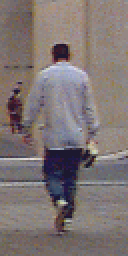
#> input picture datasets/pedestrians128x64/per00002.ppm, 64 x 128 px, given in place of per00200.ppm, which was not available (shown 2 times larger)
$ jupyter execute 'Pedestrian Detection using SVM.ipynb'   (shell and % lines are left out)   (text cells are left out)
#> lines starting #> are read from the running program, lines starting #| are printed output that depends on the picture; pictures that were not available may be replaced by others from this repository, and a replacement may not be noted
[cell 1]
# Neccesary imports
import numpy as np
import cv2
import random
random.seed(42)

[cell 2]
import matplotlib.pyplot as plt

[cell 3]
# Data set Store variable, Here the path of mine will vary from yours
posDataSetDir="/home/gaurav/projects/openCV ML implementation/Support Vector Machines/datasets/pedestrians128x64"
negDataSetDir="/home/gaurav/projects/openCV ML implementation/Support Vector Machines/datasets/pedestrians_neg"

[cell 4]
# Analysing the 0020,0021,0022 data set
for i in range(3):
    filename="%s/per0020%d.ppm" % (posDataSetDir,i)
    img=cv2.imread(filename)
#> img is the input picture: shape (128, 64, 3); mean B, G, R 115.8, 116.7, 126.6
    plt.subplot(1,3,i+1)
    plt.imshow(cv2.cvtColor(img,cv2.COLOR_BGR2RGB))
    plt.axis("off")
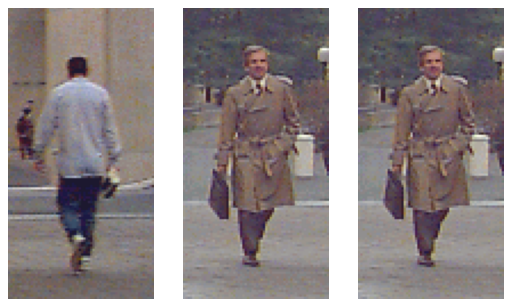
#> figure drawn by matplotlib, 3 panels

[cell 5]
import cv2

[cell 6]
from cv2 import HOGDescriptor

[cell 7]
# Necessary params for the HOG Descriptor constructor
win_size=(48,96)
block_size=(16,16)
block_strids=(8,8)
cell_size=(8,8)
num_bins=9
hog=HOGDescriptor(win_size,block_size,block_strids,cell_size,num_bins)

[cell 8]
# convert the images into the hog in the positive pedestrian dataset
x_hog=[]
for i in random.sample(range(924),400):
    filename="%s/per%05d.ppm" % (posDataSetDir,i)
    img=cv2.imread(filename)
    if img is None:
        print("So sorry your specified image is not found")
        continue
    x_hog.append(hog.compute(img,(64,64)))

[cell 9]
len(random.sample(range(924),400))

[cell 10]
"%04d.ppm"%(0)

[cell 11]
#hog computed and generated the 400 samples
len(x_hog)

[cell 12]
# determing the x feature and changing to suitable datatype and generating the target labels for all the samples
x_hog=np.array(x_hog,dtype=np.float32)
y_shape=np.ones(x_hog.shape[0],dtype=np.int32)
#> y_shape = [1, 1, 1]

[cell 13]
# Contains 400 target lablels indicating the presence of pedestrians
y_shape.shape
#> Out = (3,)

[cell 14]
# The hog compute method generated 400 hog samples each of 1980 hog features
x_hog.shape
#> Out = (3, 1980)

[cell 15]
512*512

[cell 16]
64*128

[cell 17]
(512*512)/(64*128)

[cell 18]
import os

[cell 19]
# The list of all the negative images we will be working on
os.listdir(negDataSetDir)

[cell 20]
heightRegionOfInterest=128
widthRegionOfInterest=64

[cell 21]
X_neg=[]
for neg_file in os.listdir(negDataSetDir):
    negFileDir="%s/%s" %(negDataSetDir,neg_file)
    img=cv2.imread(negFileDir)
    img=cv2.resize(img,(512,512))
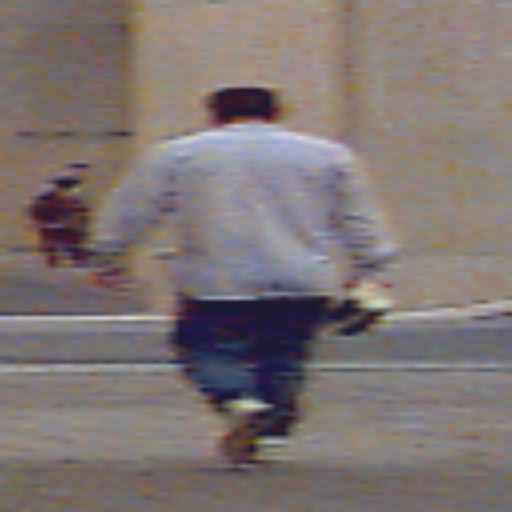
#> img: shape (512, 512, 3); mean B, G, R 115.7, 116.6, 126.5

    for j in range(5):
        rand_y=random.randint(0,img.shape[0]-heightRegionOfInterest)
        rand_x=random.randint(0,img.shape[1]-widthRegionOfInterest)
        regionOfInterest=img[rand_y:rand_y+heightRegionOfInterest,rand_x:rand_x+widthRegionOfInterest,:]
        X_neg.append(hog.compute(regionOfInterest,(64,64)))
#> this loop made 5 passes
#> pass 1, `regionOfInterest=img[rand_y:rand_y+heightRegionOfInterest,rand_x:rand_..`:
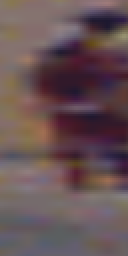
#> regionOfInterest: shape (128, 64, 3) (shown 2 times larger); mean B, G, R 84.4, 81.5, 102.2
#> pass 2, `regionOfInterest=img[rand_y:rand_y+heightRegionOfInterest,rand_x:rand_..`:
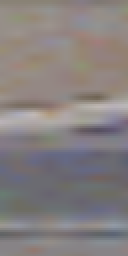
#> regionOfInterest: shape (128, 64, 3) (shown 2 times larger); mean B, G, R 127.5, 127.6, 133.8
#> pass 3, `regionOfInterest=img[rand_y:rand_y+heightRegionOfInterest,rand_x:rand_..`:
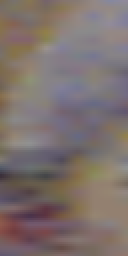
#> regionOfInterest: shape (128, 64, 3) (shown 2 times larger); mean B, G, R 109.6, 112.3, 125
#> after the loop:
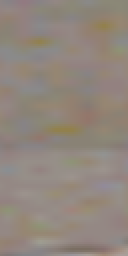
#> regionOfInterest: shape (128, 64, 3) (shown 2 times larger); mean B, G, R 124.9, 134.1, 144.8

[cell 22]
X_neg=np.array(X_neg,dtype=np.float32)
y_neg=np.zeros(X_neg.shape[0],dtype=np.int32)
#> y_neg = [0, 0, 0, 0, 0]

[cell 23]
X_neg.shape,y_neg.shape
#> Out = ((5, 1980), (5,))

[cell 24]
X=np.concatenate((x_hog,X_neg))
y=np.concatenate((y_shape,y_neg))
#> y = [1, 1, 1, 0, 0, 0, 0, 0]

[cell 25]
from sklearn.model_selection import train_test_split

[cell 26]
X_train, X_test, y_train, y_test = train_test_split(X, y, test_size=0.2, random_state=42)

[cell 27]
svm=cv2.ml.SVM_create()

[cell 28]
svm.train(X_train,cv2.ml.ROW_SAMPLE,y_train)

[cell 29]
X_train.shape,y_train.shape

[cell 30]
_,test_pred=svm.predict(X_test)

[cell 31]
from sklearn.metrics import accuracy_score

[cell 32]
accuracy_score(y_train,svm.predict(X_train)[1])

[cell 33]
# Looks like the case of overfitting
accuracy_score(y_test,test_pred)

[cell 34]
# implementing the bootstrapping methodology for improving the svn performance
score_test=[]
score_train=[]

for index in range(3):
    bootSvm=cv2.ml.SVM_create()
    bootSvm.train(X_train,cv2.ml.ROW_SAMPLE,y_train)
    score_train.append(accuracy_score(y_train,bootSvm.predict(X_train)[1]))
    score_test.append(accuracy_score(y_test,bootSvm.predict(X_test)[1]))

    _,y_pred=bootSvm.predict(X_test)
    false_positive=np.logical_and((y_test.ravel()==1),(y_pred.ravel()==-1))

    if not np.any(false_positive):
        print("congrats no false positive left")
        break

    X_train=np.concatenate((X_train,X_test[false_positive,:]),axis=0)
    y_train=np.concatenate((y_train,y_test[false_positive]),axis=0)

[cell 35]
X_test.shape

[cell 36]
accuracy_score(y_test,svm.predict(X_test)[1])

[cell 37]
test_path="/home/gaurav/projects/openCV ML implementation/Support Vector Machines/datasets/pedestrian_test.jpg"
img_test=cv2.imread(test_path)
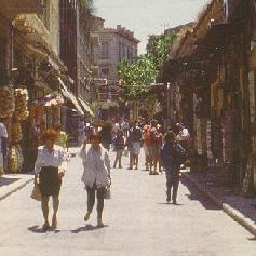
#> input picture datasets/pedestrian_test.jpg, 256 x 256 px, found by its file name
#> img_test is the input picture: shape (256, 256, 3); mean B, G, R 106.2, 119.6, 136.1

[cell 38]
plt.imshow(img_test)

[cell 39]
# Classifying in the larger image
stride=16
found=[]

for ystart in np.arange(0,img_test.shape[0],stride):
    for xstart in np.arange(0,img_test.shape[1],stride):

        if ystart + heightRegionOfInterest>img_test.shape[0]:
            continue

        if xstart + widthRegionOfInterest>img_test.shape[1]:
            continue

        testRoi=img_test[ystart:ystart+heightRegionOfInterest,xstart:xstart+widthRegionOfInterest,:]
        test_feat=np.array([hog.compute(testRoi,(64,64))])

        _,testPred=svm.predict(test_feat)

        if np.allclose(testPred,1):
            found.append((ystart,xstart,heightRegionOfInterest,widthRegionOfInterest))
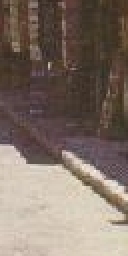
#> testRoi: shape (128, 64, 3) (shown 2 times larger); mean B, G, R 102.4, 112.7, 128

[cell 40]
testRoi.shape

[cell 41]
regionOfInterest.shape

[cell 42]
img_test.shape

[cell 43]
heightRegionOfInterest

[cell 44]
rho,_,_= svm.getDecisionFunction(0)
sv=svm.getSupportVectors()
hog.setSVMDetector(np.append(sv[0, :].ravel(), rho))

[cell 45]
hogdef=cv2.HOGDescriptor()

[cell 46]
hogdef.setSVMDetector(cv2.HOGDescriptor_getDefaultPeopleDetector())

[cell 47]
found,_=hogdef.detectMultiScale(img_test)
#> found = [[141, 95, 65, 130], [62, 111, 69, 138], [13, 111, 71, 142]]

[cell 48]
fig=plt.figure(figsize=(10,6))
ax=fig.add_subplot(111)
ax.imshow(cv2.cvtColor(img_test,cv2.COLOR_BGR2RGB))
from matplotlib import patches
for f in found:
    ax.add_patch(patches.Rectangle((f[0],f[1]),f[2],f[3],color='y',linewidth=3,fill=False))
#> this loop made 3 passes
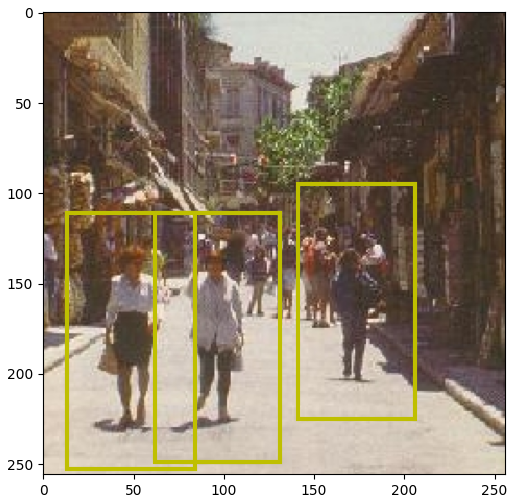
#> figure drawn by matplotlib, 1 panel
